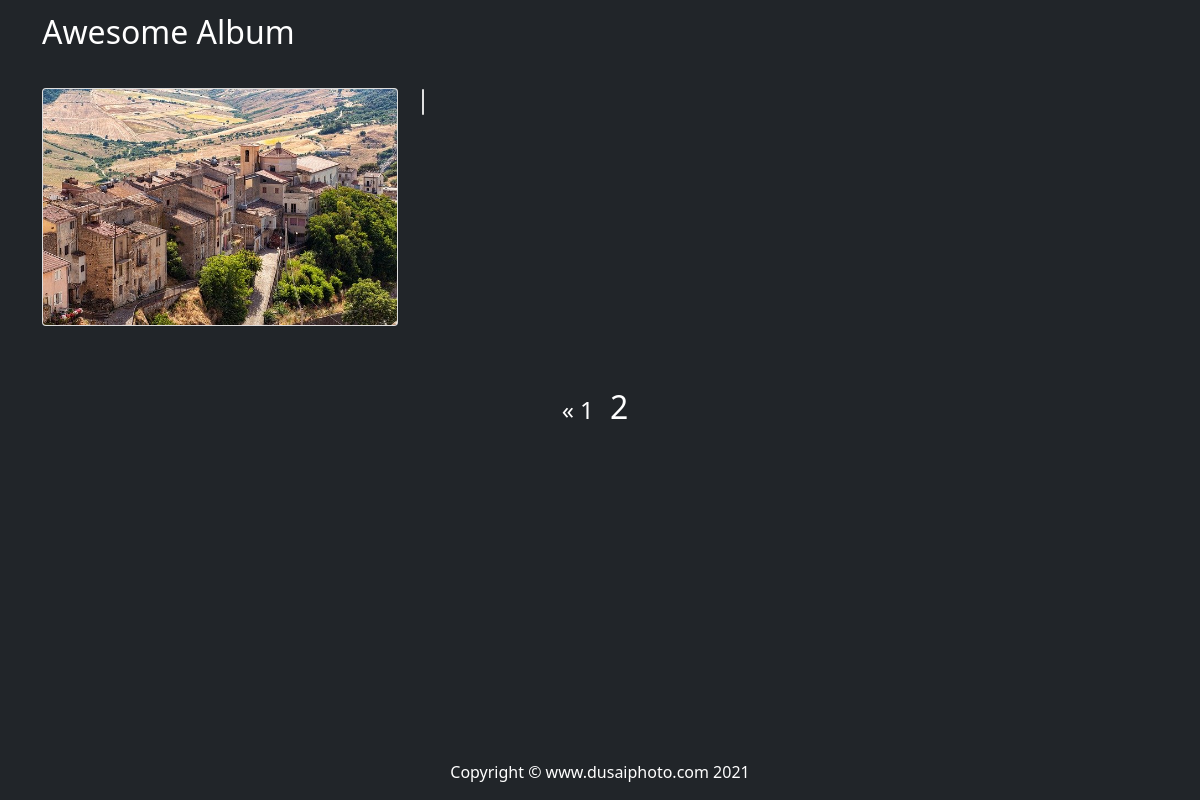
Before: /photo/?page=2 with the older database file.
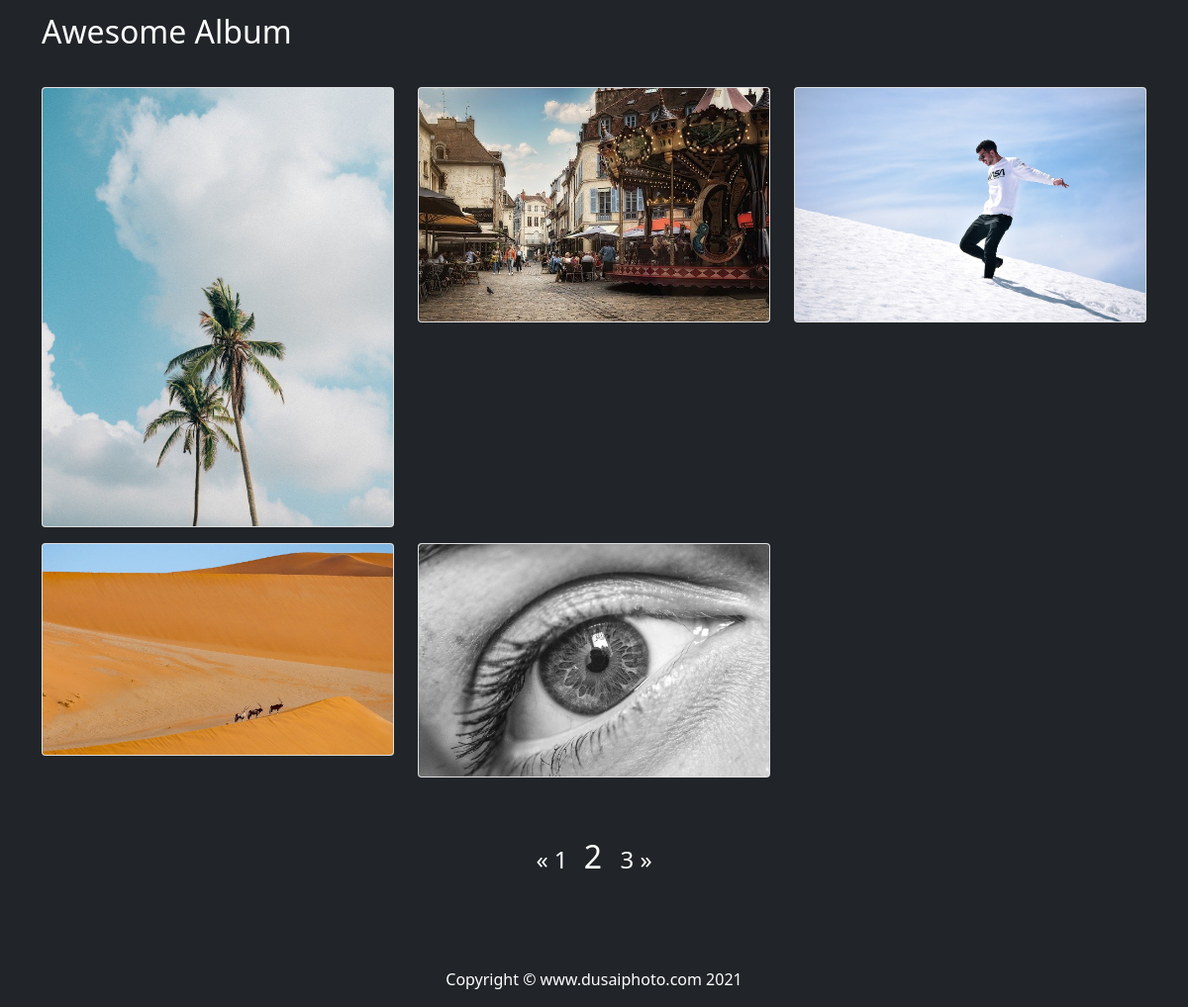
After: the same page with the newer database file.
### photo/models.py (models this page shows, shortened)
class Photo(models.Model):
    image   = models.ImageField(upload_to='photo/%Y%m%d/')
    created = models.DateTimeField(default=now)
    class Meta:
        ordering = ('-created',)

### photo/views.py (the view, shortened to what this page needs)
# urls.py: path('', home, name='home'),
def home(request):
    photos = Photo.objects.all()
    paginator    = Paginator(photos, 5)
    page_number  = request.GET.get('page')
    paged_photos = paginator.get_page(page_number)
    context = {'photos': paged_photos}
    return render(request, 'photo/list.html', context)

### templates/photo/list.html (shortened to what this page needs)
{% extends "base.html" %}
{% block content %}
    <div class="container py-2">
        <div class="row" data-masonry='{"percentPosition": true}'>
            {% for photo in photos %}
            <div class="col-4 py-2">
                <div class="card hvr-float-shadow">
                    <a
                    href="#"
                    data-bs-toggle="modal"
                    data-bs-target="#photo-{{ photo.id }}"
                    >
                        <img
                        src="{{ photo.image.url }}"
                        alt=""
                        class="card-img"
                        >
                    </a>
                </div>
            </div>
            {% endfor %}
        </div>
        <div class="row justify-content-center py-5">
            <span class="step-links paginator">
                {% if photos.has_previous %}
                    <a
                    href="?page=1"
                    class="paginator prevnext" >
                        &laquo;
                    </a>
                    <a
                    href="?page={{ photos.previous_page_number }}"
                    class="paginator prevnext">
                        {{ photos.previous_page_number }}
                    </a>
                {% endif %}
                    <span class="current">
                        {{ photos.number }}
                    </span>
                {% if photos.has_next %}
                    <a
                    href="?page={{ photos.next_page_number }}"
                    class="paginator prevnext">
                        {{ photos.next_page_number }}
                    </a>
                    <a
                    href="?page={{ photos.paginator.num_pages }}"
                    class="paginator prevnext">
                        &raquo;
                    </a>
                {% endif %}
            </span>
        </div>
    </div>
{% endblock content %}

Changed rows visible on the page:
no longer on this page (row unchanged): Photo: image (picture)
added Photo: image (picture)
added Photo: image (picture)
added Photo: image (picture)
added Photo: image (picture)
added Photo: image (picture)
Other visible differences:
{{ photos.next_page_number }}: (not shown) → "3"
